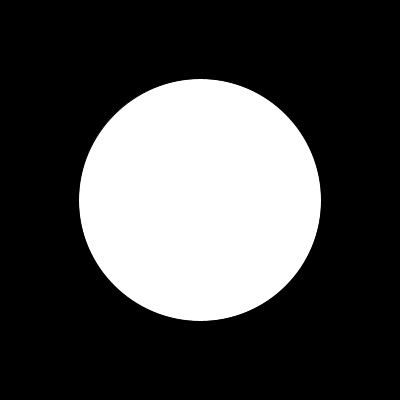
Frame 1 (no input)
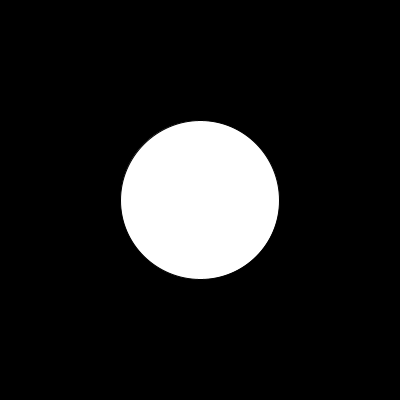
Frame 60 (the mouse pressed at the canvas centre just before this capture)
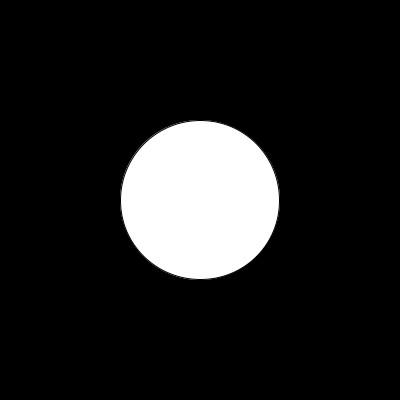
Frame 120 (the mouse held since frame 60 and released just before this capture)

The Processing sketch that drew these frames (run headless with seeded random() and noise(); from frame 60 on, the mouse is pressed at the canvas centre):

// Processing sketch: aula16_turno02_exe02
// ── aula16_turno02_exe02.pde
float tempo=0.0;
float incremento = 0.01;
void setup(){ //perlin noise
size(400,400);
}
void draw(){
  background(0);
 float valor_noise = noise(tempo)*400;
 tempo = tempo + incremento;
println("perlin noise: ",valor_noise);
ellipse(200,200, valor_noise, valor_noise);
}
